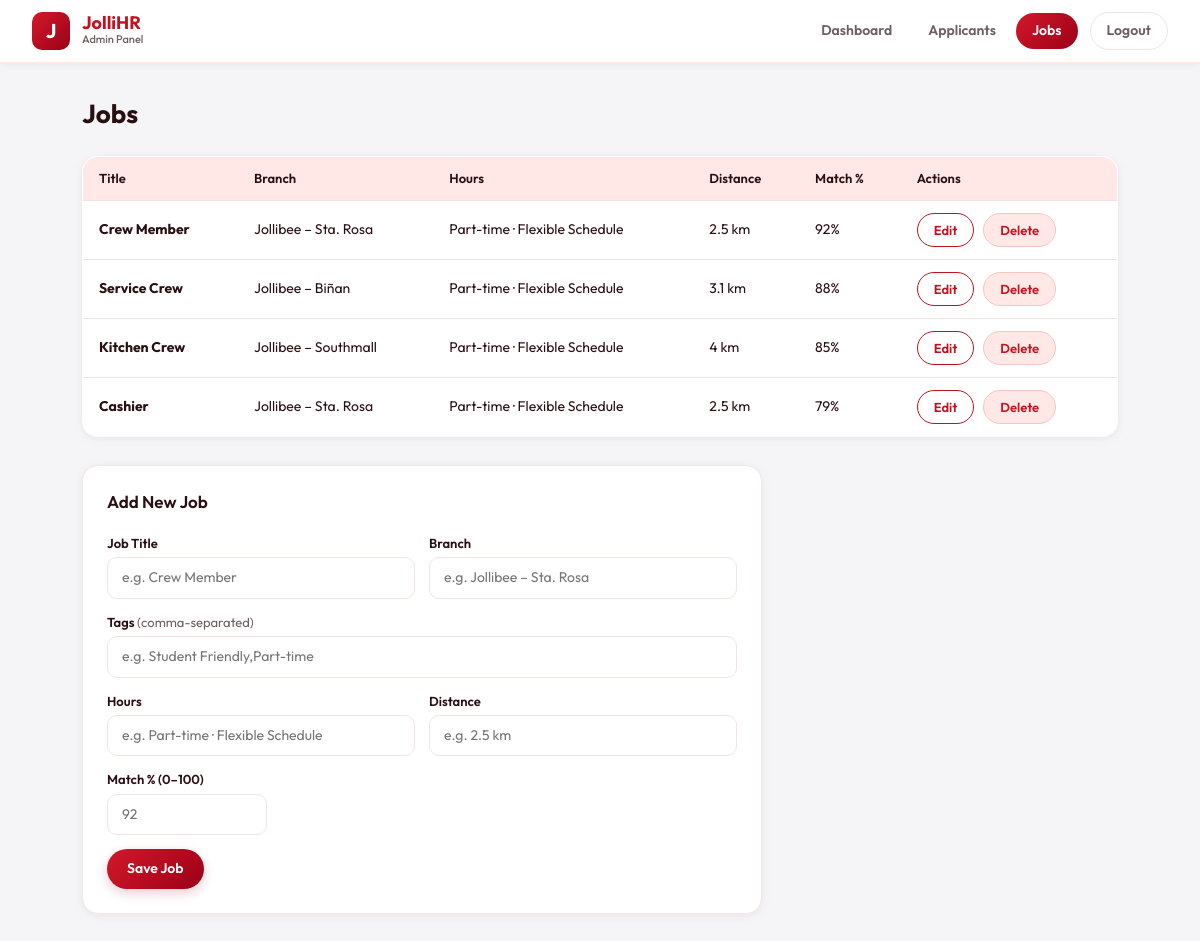
The page /admin/jobs.php (signed in) on the database its author committed.
### tables this page shows
CREATE TABLE IF NOT EXISTS jobs (
  id         INT UNSIGNED     NOT NULL AUTO_INCREMENT,
  title      VARCHAR(100)     NOT NULL,
  branch     VARCHAR(150)     NOT NULL,
  tags       VARCHAR(255)     NOT NULL DEFAULT '',   
  hours      VARCHAR(100)     NOT NULL,
  distance   VARCHAR(20)      NOT NULL,              
  match_pct  TINYINT UNSIGNED NOT NULL DEFAULT 0,    
  PRIMARY KEY (id)
);

### includes/db.php (called while the page is built, shortened)
<?php
function db_options()
{
  return [
    PDO::ATTR_ERRMODE => PDO::ERRMODE_EXCEPTION,
    PDO::ATTR_DEFAULT_FETCH_MODE => PDO::FETCH_ASSOC,
  ];
}
function db()
{
  static $pdo = null;
  if (!$pdo) {
    $dsn = 'mysql:host=' . DB_HOST . ';dbname=' . DB_NAME . ';charset=utf8mb4';
    try {
      $pdo = new PDO($dsn, DB_USER, DB_PASS, db_options());
      $pdo->query('SELECT 1 FROM users, jobs, applications LIMIT 1');
    } catch (PDOException $e) {
      $missingDb = ($e->errorInfo[1] ?? 0) == 1049;
      $missingTable = ($e->getCode() === '42S02');
      if (!$missingDb && !$missingTable) throw $e;
      $pdo = db_bootstrap();
    }
  }
  return $pdo;
}

### includes/auth.php (called while the page is built, shortened)
<?php
if (!function_exists('h')) {
    function h(string $s): string {
        return htmlspecialchars($s, ENT_QUOTES, 'UTF-8');
    }
}

### admin/jobs.php (the view, shortened to what this page needs)
<?php
require_once __DIR__ . '/../includes/db.php';
require_once __DIR__ . '/../includes/auth.php';
$v = ['title' => '', 'branch' => '', 'tags' => '', 'hours' => '', 'distance' => '', 'match_pct' => ''];
require __DIR__ . '/includes/admin_header.php';
try {
    $jobs  = db()->query('SELECT id, title, branch, tags, hours, distance, match_pct FROM jobs ORDER BY id')->fetchAll();
    $dbErr = null;
} catch (PDOException $e) {
    error_log($e->getMessage());
    $dbErr = 'Database error. Please try again.';
    $jobs  = [];
}
?>
<div class="page-header">
  <h1>Jobs</h1>
</div>
<?php if (!empty($dbErr)): ?>
  <div class="flash err"><?= h($dbErr) ?></div>
<?php else: ?>
<table class="admin-table" style="margin-bottom:28px">
  <thead>
    <tr><th>Title</th><th>Branch</th><th>Hours</th><th>Distance</th><th>Match %</th><th>Actions</th></tr>
  </thead>
  <tbody>
  <?php foreach ($jobs as $row): ?>
    <tr>
      <td><strong><?= h($row['title']) ?></strong></td>
      <td><?= h($row['branch']) ?></td>
      <td><?= h($row['hours']) ?></td>
      <td><?= h($row['distance']) ?></td>
      <td><?= (int)$row['match_pct'] ?>%</td>
      <td style="white-space:nowrap">
        <button type="button" class="btn outline sm"
                onclick="editJob(this)"
                data-id="<?= h($row['id']) ?>"
                data-title="<?= h($row['title']) ?>"
                data-branch="<?= h($row['branch']) ?>"
                data-tags="<?= h($row['tags']) ?>"
                data-hours="<?= h($row['hours']) ?>"
                data-distance="<?= h($row['distance']) ?>"
                data-match="<?= h($row['match_pct']) ?>">Edit</button>
        <form method="post" action="jobs.php" style="display:inline;margin-left:6px">
          <button class="btn danger sm" type="submit"
                  onclick="return confirm('Delete this job and all its applications?')">Delete</button>
        </form>
      </td>
    </tr>
  <?php endforeach; ?>
  </tbody>
</table>
<?php endif; ?>
<div class="admin-form" id="job-form">
  <h3>Add New Job</h3>
  <form method="post" action="jobs.php">
    <div class="admin-field-row">
      <div class="admin-field">
        <label>Job Title</label>
        <input id="f_title" name="title" placeholder="e.g. Crew Member" value="<?= h($v['title']) ?>" required maxlength="100">
      </div>
      <div class="admin-field">
        <label>Branch</label>
        <input id="f_branch" name="branch" placeholder="e.g. Jollibee – Sta. Rosa" value="<?= h($v['branch']) ?>" required maxlength="150">
      </div>
    </div>
    <div class="admin-field">
      <label>Tags <span style="font-weight:400;color:var(--muted)">(comma-separated)</span></label>
      <input id="f_tags" name="tags" placeholder="e.g. Student Friendly,Part-time" value="<?= h($v['tags']) ?>" maxlength="255">
    </div>
    <div class="admin-field-row">
      <div class="admin-field">
        <label>Hours</label>
        <input id="f_hours" name="hours" placeholder="e.g. Part-time · Flexible Schedule" value="<?= h($v['hours']) ?>" required maxlength="100">
      </div>
      <div class="admin-field">
        <label>Distance</label>
        <input id="f_distance" name="distance" placeholder="e.g. 2.5 km" value="<?= h($v['distance']) ?>" required maxlength="20">
      </div>
    </div>
    <div class="admin-field" style="max-width:160px">
      <label>Match % (0–100)</label>
      <input id="f_match" name="match_pct" type="number" min="0" max="100" placeholder="92" value="<?= h($v['match_pct']) ?>" required>
    </div>
    <div style="display:flex;gap:10px;margin-top:4px">
      <button class="btn primary" type="submit">Save Job</button>
    </div>
  </form>
</div>
<?php require __DIR__ . '/includes/admin_footer.php'; ?>

### assets/css/admin.css (style rules this page uses)
:root { --red: #c1121f; --red-d: #9b0017; --bg: #f5f5f7; --pink: #ffe8e6; --ink: #2a0f12; --muted: #6f5f60; --line: #f1e4e3; --green: #16a34a; --amber: #e8890c; }
*, *::before, *::after { box-sizing: border-box; margin: 0; padding: 0; }
body { font-family: 'Outfit', system-ui, sans-serif; background: var(--bg); color: var(--ink); font-size: 15px; line-height: 1.4; min-height: 100vh; }
button { font: inherit; color: inherit; cursor: pointer; border: 0; background: none; }
table { border-collapse: collapse; }
.admin-main h1 { font-size: 26px; font-weight: 700; color: var(--ink); }
.page-header { display: flex; justify-content: space-between; align-items: center; margin-bottom: 24px; }
.page-header h1 { margin-bottom: 0; }
.admin-table { width: 100%; font-size: 14px; background: #fff; border-radius: 16px; overflow: hidden; box-shadow: 0 2px 10px rgba(120,20,30,.07); border: 1px solid #f0e8e7; }
.admin-table th, .admin-table td { padding: 12px 16px; text-align: left; border-bottom: 1px solid var(--line); }
.admin-table thead th { background: var(--pink); font-weight: 600; font-size: 13px; }
.admin-table tbody tr:last-child td { border-bottom: 0; }
.btn { display: inline-flex; justify-content: center; align-items: center; padding: 10px 20px; border-radius: 999px; font-weight: 600; font-size: 14px; cursor: pointer; border: 0; text-decoration: none; transition: opacity .15s, transform .1s; white-space: nowrap; }
.btn.primary { background: linear-gradient(135deg, #d3182a, var(--red-d)); color: #fff; box-shadow: 0 4px 12px rgba(155,0,23,.2); }
.btn.outline { background: #fff; color: var(--red); border: 1.5px solid var(--red); }
.btn.danger { background: #ffe8e6; color: #c4141f; border: 1.5px solid #f6c5c1; }
.btn.sm { padding: 7px 16px; font-size: 13px; }
.admin-form { background: #fff; border-radius: 16px; padding: 24px; margin-bottom: 24px; box-shadow: 0 2px 10px rgba(120,20,30,.07); border: 1px solid #f0e8e7; max-width: 680px; }
.admin-form h3 { font-size: 17px; font-weight: 600; margin-bottom: 20px; color: var(--ink); }
.admin-field { display: flex; flex-direction: column; gap: 5px; margin-bottom: 14px; }
.admin-field label { font-size: 13px; font-weight: 600; color: var(--ink); }
.admin-field input, .admin-field select, .admin-field textarea { border: 1.5px solid var(--line); border-radius: 10px; padding: 10px 14px; font: inherit; font-size: 14px; color: var(--ink); background: #fff; outline: 0; width: 100%; }
.admin-field-row { display: grid; grid-template-columns: 1fr 1fr; gap: 14px; }

### rows shown on the page
jobs: title "Crew Member", branch "Jollibee – Sta. Rosa", hours "Part-time · Flexible Schedule", distance "2.5 km", match_pct "92"
jobs: title "Service Crew", branch "Jollibee – Biñan", hours "Part-time · Flexible Schedule", distance "3.1 km", match_pct "88"
jobs: title "Kitchen Crew", branch "Jollibee – Southmall", hours "Part-time · Flexible Schedule", distance "4 km", match_pct "85"
jobs: title "Cashier", branch "Jollibee – Sta. Rosa", hours "Part-time · Flexible Schedule", distance "2.5 km", match_pct "79"
